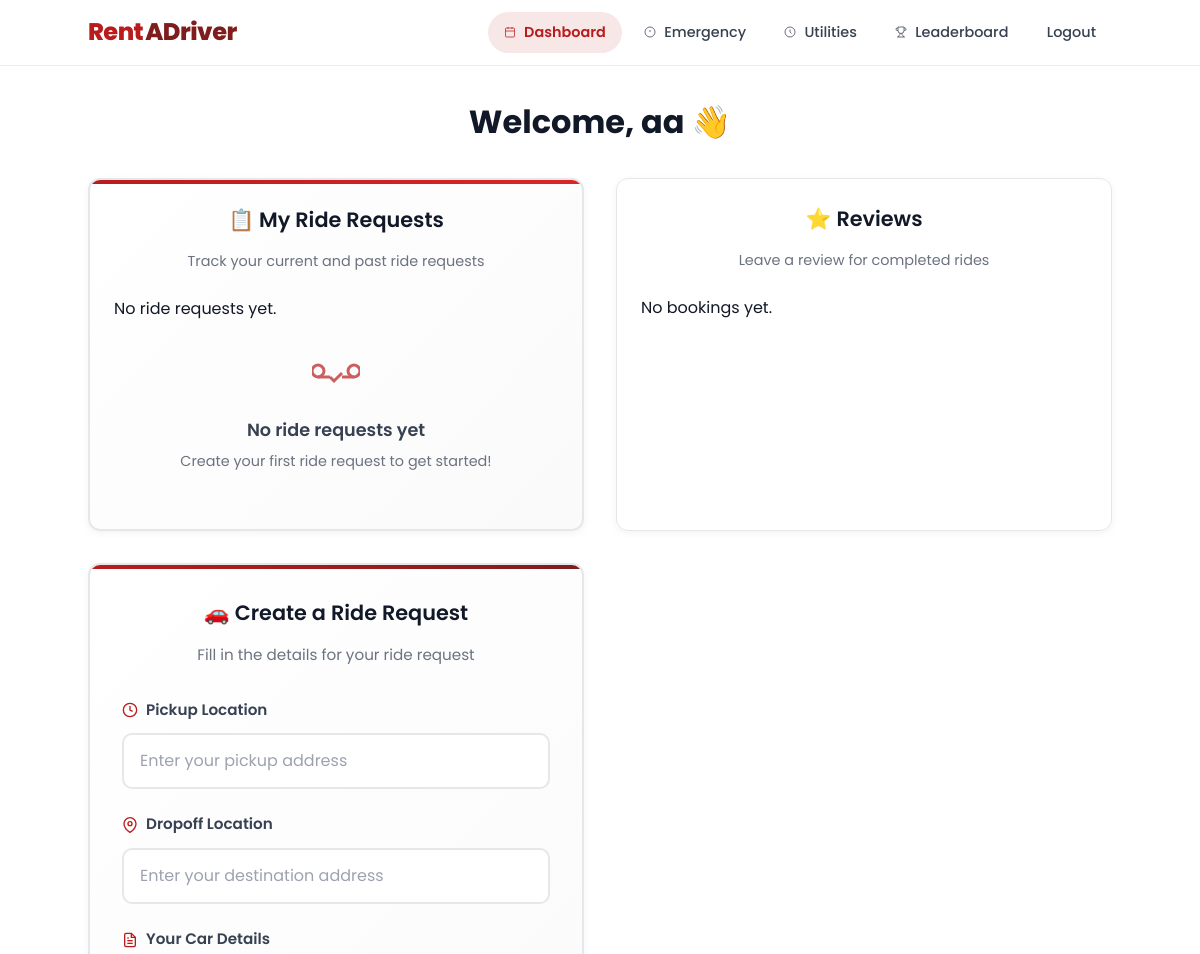
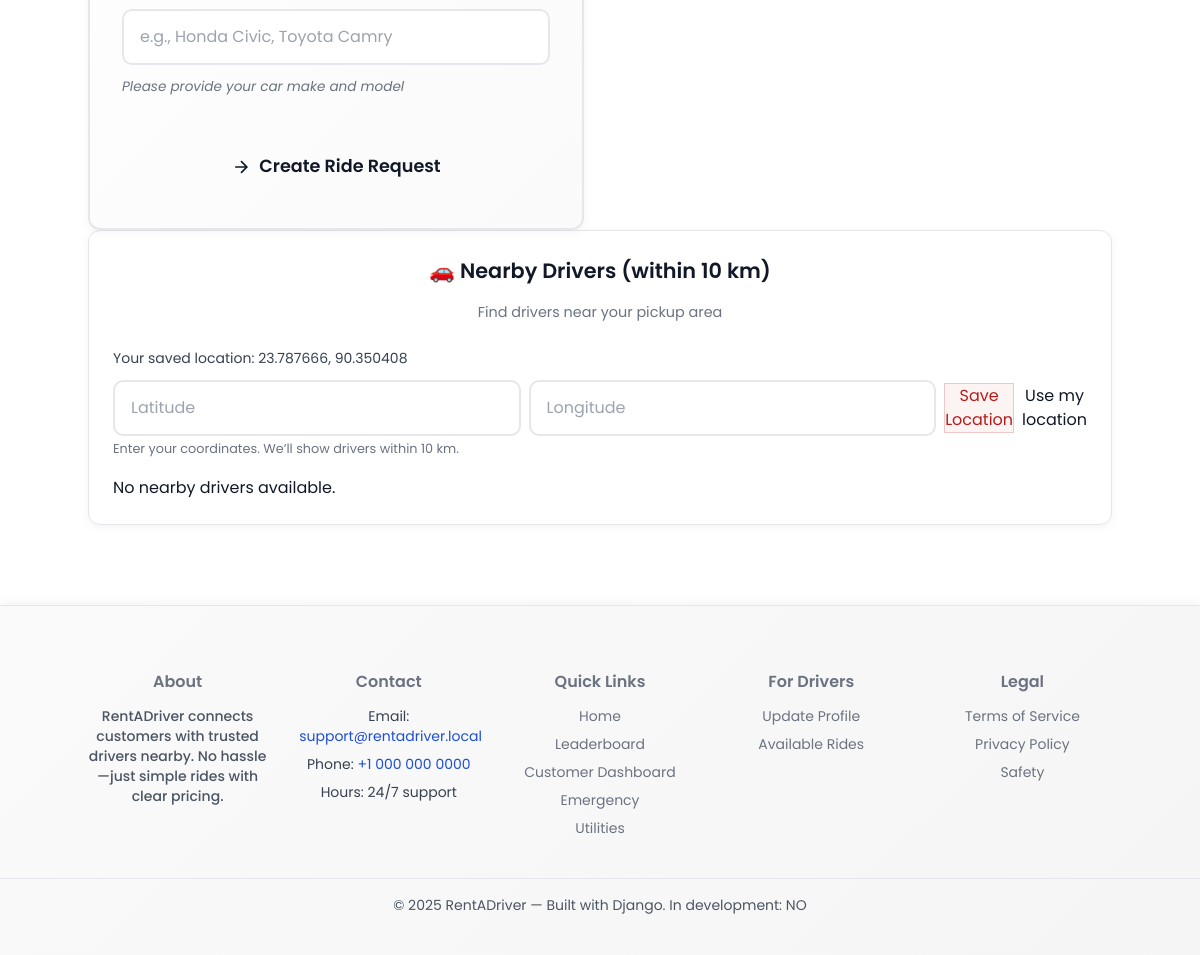
The page /drivers/nearby/ (signed in) on the database its author committed (2 pictures, top to bottom).
### core/models.py (models this page shows, shortened)
class Account(AbstractUser):
    ROLE_CHOICES = (
        ('customer', 'Customer'),
        ('driver', 'Driver'),
    )
    role = models.CharField(max_length=15, choices=ROLE_CHOICES)
    last_lat = models.FloatField(null=True, blank=True)
    last_lng = models.FloatField(null=True, blank=True)

### core/views.py (the view)
# urls.py: path("drivers/nearby/", views.nearby_drivers, name="nearby_drivers"),  # 🌍 customer → see nearby drivers
def nearby_drivers(request):
    lat = request.GET.get("lat")
    lng = request.GET.get("lng")
    drivers = DriverProfile.objects.select_related("user").all()
    results = []
    for d in drivers:
        if d.current_lat and d.current_lng:
            if lat and lng:
                distance = calculate_distance(float(lat), float(lng), d.current_lat, d.current_lng)
                if distance > 10:
                    continue
                distance_str = round(distance, 2)
            else:
                distance_str = "N/A"
            results.append({
                "username": d.user.username,
                "vehicle": d.vehicle_details,
                "distance_km": distance_str,
            })
    results = sorted(results, key=lambda x: x["distance_km"] if isinstance(x["distance_km"], (int, float)) else 9999)
    context = {"nearby": results[:10]}
    return render(request, "customer_dashboard.html", context)

### core/templates/customer_dashboard.html (shortened to what this page needs)
{% extends "base.html" %}
{% load static %}
{% block content %}
<section class="dashboard">
  <div class="customer-dashboard container">
  <h2 class="welcome-title">Welcome, {{ request.user.username }} 👋</h2>
    <div class="dashboard-grid">
      <div class="card rides-card enhanced-rides">
        <div class="card-header">
          <h3>📋 My Ride Requests</h3>
          <p class="card-subtitle">Track your current and past ride requests</p>
        </div>
        <div class="rides-container">
          <ul class="rides-list">
            {% for r in rides %}
              <li>
                <div>
                  <strong>{{ r.pickup_location }}</strong> → {{ r.dropoff_location }}
                  <small>· {{ r.created_at|date:"Y-m-d H:i" }} · {{ r.status|title }}</small>
                </div>
                {% if r.booking and r.booking.status != 'completed' and r.booking.status != 'cancelled' %}
                  <div style="margin:.25rem 0;">
                    <a class="btn btn-secondary" href="{% url 'chat_room' r.booking.id %}">💬 Chat</a>
                  </div>
                {% endif %}
                {% if r.status == 'pending' %}
                  <a class="btn btn-secondary" href="{% url 'edit_ride_request' r.id %}">Edit</a>
                  <form method="post" action="{% url 'cancel_ride_request' r.id %}" style="display:inline-block;">
                    {% csrf_token %}
                    <button class="btn btn-secondary">Cancel</button>
                  </form>
                {% elif r.status != 'completed' and r.status != 'cancelled' %}
                  <form method="post" action="{% url 'cancel_ride_request' r.id %}">
                    {% csrf_token %}
                    <button class="btn btn-secondary">Cancel</button>
                  </form>
                {% endif %}
              </li>
            {% empty %}
              <li>No ride requests yet.</li>
            {% endfor %}
          </ul>
          <div class="empty-state" {% if rides %}style="display:none;"{% endif %}>
            <svg class="empty-icon" width="48" height="48" viewBox="0 0 24 24" fill="none" stroke="currentColor" stroke-width="1.5">
              <path d="M9 12l2 2 4-4"/>
              <path d="M21 12c-1 0-3-1-3-3s2-3 3-3 3 1 3 3-2 3-3 3"/>
              <path d="M3 12c1 0 3-1 3-3s-2-3-3-3-3 1-3 3 2 3 3 3"/>
              <path d="M3 12h6m6 0h6"/>
            </svg>
            <h4>No ride requests yet</h4>
            <p>Create your first ride request to get started!</p>
          </div>
        </div>
      </div>
      <div class="card">
        <div class="card-header">
          <h3>⭐ Reviews</h3>
          <p class="card-subtitle">Leave a review for completed rides</p>
        </div>
        <ul class="rides-list">
          {% for b in customer_bookings %}
            {% if b.status == 'completed' %}
              <li>
                <div>
                  <strong>Ride:</strong> {{ b.ride_request.pickup_location }} → {{ b.ride_request.dropoff_location }}
                  <small>· {{ b.confirmed_at|date:"Y-m-d H:i" }}</small>
                </div>
                {% if not b.review %}
                  <form method="post" action="{% url 'create_review' b.id %}" class="inline" enctype="multipart/form-data">
                    {% csrf_token %}
                    <label>Rating:</label>
                    <select name="rating">
                      <option value="5">5</option>
                      <option value="4">4</option>
                      <option value="3">3</option>
                      <option value="2">2</option>
                      <option value="1">1</option>
                    </select>
                    <input type="text" name="feedback" placeholder="Feedback (optional)" />
                    <input type="file" name="image" accept="image/*" />
                    <button class="btn btn-primary">Submit</button>
                  </form>
                {% else %}
                  <p>Review submitted: ⭐ {{ b.review.rating }} — {{ b.review.feedback|default:"No feedback" }}
                    {% if b.review.image %}
                      <br/>
                      <img src="{{ b.review.image.url }}" alt="Review image" style="max-width:200px;max-height:200px;margin-top:.25rem;border-radius:6px;object-fit:cover;" />
                    {% endif %}
                    <form method="post" action="{% url 'delete_review' b.review.id %}" style="display:inline; margin-left:.5rem;">
                      {% csrf_token %}
                      <button class="btn btn-secondary">Delete Review</button>
                    </form>
                  </p>
                {% endif %}
              </li>
            {% endif %}
          {% empty %}
            <li>No bookings yet.</li>
          {% endfor %}
        </ul>
      </div>
      <div class="card create-card enhanced-form">
        <div class="form-header">
          <h3>🚗 Create a Ride Request</h3>
          <p class="form-subtitle">Fill in the details for your ride request</p>
        </div>
        <form method="post" action="{% url 'customer_dashboard' %}" class="ride-request-form">
          <div class="form-group">
            <label for="pickup" class="form-label">
              <svg class="label-icon" width="16" height="16" viewBox="0 0 24 24" fill="none" stroke="currentColor" stroke-width="2">
                <circle cx="12" cy="12" r="10"/>
                <path d="M12 6v6l4 2"/>
              </svg>
              Pickup Location
            </label>
            <input type="text" name="pickup" class="form-input" placeholder="Enter your pickup address" required />
          </div>
          <div class="form-group">
            <label for="dropoff" class="form-label">
              <svg class="label-icon" width="16" height="16" viewBox="0 0 24 24" fill="none" stroke="currentColor" stroke-width="2">
                <path d="M21 10c0 7-9 13-9 13s-9-6-9-13a9 9 0 0 1 18 0z"/>
                <circle cx="12" cy="10" r="3"/>
              </svg>
              Dropoff Location
            </label>
            <input type="text" name="dropoff" class="form-input" placeholder="Enter your destination address" required />
          </div>
          <div class="form-group">
            <label for="carName" class="form-label">
              Your Car Details
            </label>
            <input type="text" name="carName" class="form-input" placeholder="e.g., Honda Civic, Toyota Camry" required />
            <small class="form-help">Please provide your car make and model</small>
          </div>
          <div class="form-actions">
            <button type="submit" class="btn btn-primary btn-large w-100">
              <svg class="btn-icon" width="20" height="20" viewBox="0 0 24 24" fill="none" stroke="currentColor" stroke-width="2">
                <path d="M5 12h14M12 5l7 7-7 7"/>
              </svg>
              Create Ride Request
            </button>
          </div>
        </form>
      </div>
    </div>
    <div class="card nearby-card">
      <div class="card-header">
        <h3>🚗 Nearby Drivers (within 10 km)</h3>
        <p class="card-subtitle">Find drivers near your pickup area</p>
      </div>
      <div class="mb-3 text-sm text-gray-700">
        {% if request.user.last_lat and request.user.last_lng %}
          <p>Your saved location: {{ request.user.last_lat }}, {{ request.user.last_lng }}</p>
        {% else %}
          <p>No saved location yet. Use the button below to set your current location.</p>
        {% endif %}
      </div>
      <form id="locationForm" action="{% url 'update_location' %}" method="post" class="mb-4">
        <div class="flex items-center gap-2">
          <input id="latInput" type="text" name="lat" placeholder="Latitude" class="form-input" required>
          <input id="lngInput" type="text" name="lng" placeholder="Longitude" class="form-input" required>
          <button class="btn btn-secondary" type="submit">Save Location</button>
          <button class="btn" type="button" id="geoBtn">Use my location</button>
        </div>
        <small class="text-gray-500">Enter your coordinates. We’ll show drivers within 10 km.</small>
      </form>
      <ul class="rides-list">
        {% for d in nearby_drivers %}
          <li>
            <strong>{{ d.user.username }}</strong> — {{ d.vehicle_details }}
            {% if d.distance_km is not None %}
              <small>· {{ d.distance_km }} km away</small>
            {% endif %}
          </li>
        {% empty %}
          <li>No nearby drivers available.</li>
        {% endfor %}
      </ul>
    </div>
  </div>
</section>
{% endblock %}

### rows shown on the page
Account: user.username "aa", user.last_lat "23.787666", user.last_lng "90.350408"

### other values the page prints
{{ debug|yesno:"YES,NO" }} "NO"
